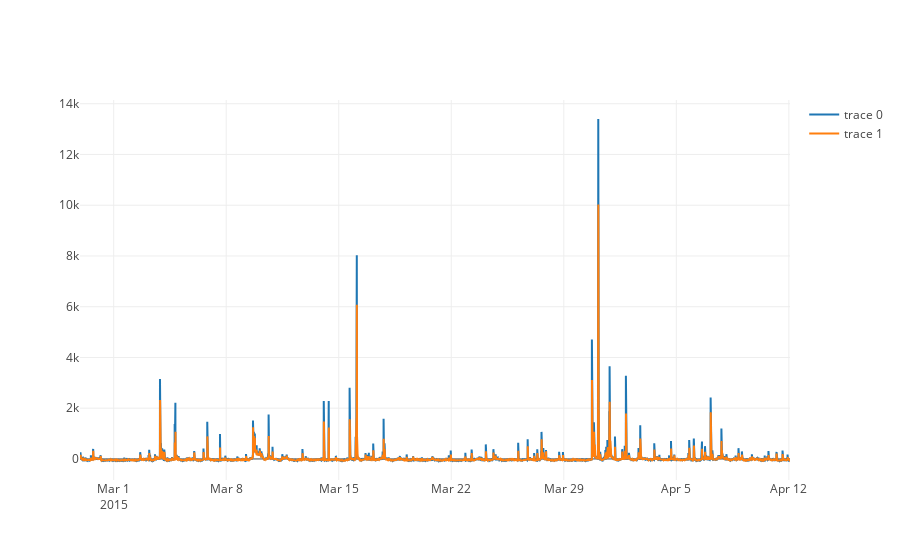

Notebook code for this chart:
### Code cell
prediction = np.zeros(len(training_set_values))
for i in range(0,len(training_set_values)):
    prediction[i] = z_bar(i)
    
iplot([{"x": training_set_time, "y": z}, {"x": training_set_time, "y": prediction}])

### Figure 1 — Plotly figure (JSON) as saved in the notebook; plotly's stock layout.template omitted (floating-point values rounded to 4 significant figures; data arrays with more than 128 entries replaced by an {"elided": "..."} marker saying what was removed)
{"data": [{"type": "scatter", "uid": "01b7366a-00e2-4c94-8d6e-6289c439d551", "x": {"elided": "12721 str values"}, "y": {"elided": "12721 float values"}}, {"type": "scatter", "uid": "04a46943-9182-4985-9e3d-c947d6107714", "x": {"elided": "12721 str values"}, "y": {"elided": "12721 float values"}}], "layout": {}}
